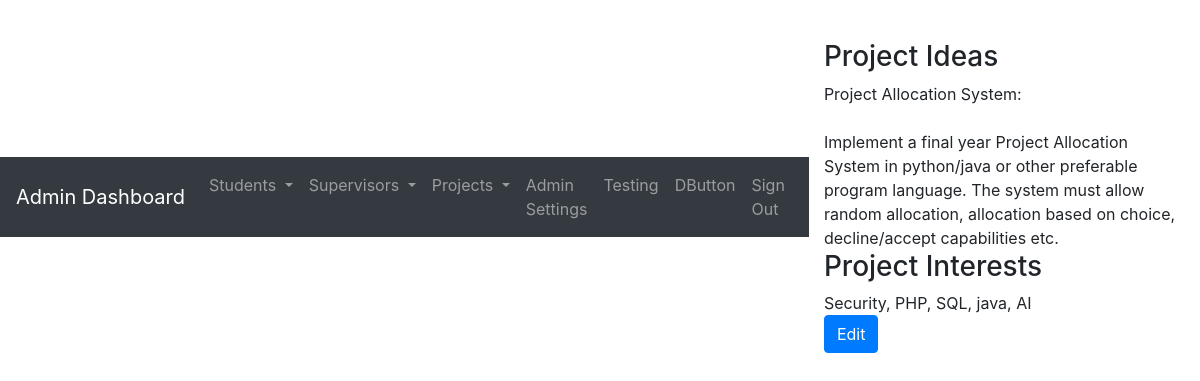
Before: /adminDashboard/projectIdeas.php (signed in) with the older database file.
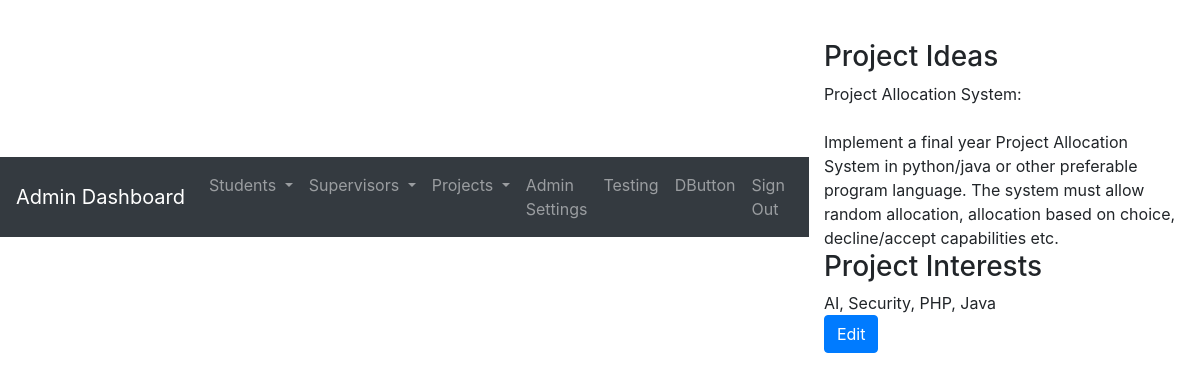
After: the same page with the newer database file.
### tables this page shows
CREATE TABLE `supervisors` (
  `Id` int(11) NOT NULL,
  `FirstName` varchar(20) NOT NULL,
  `LastName` varchar(20) NOT NULL,
  `SupervisorId` int(11) NOT NULL,
  `ProjectIdeas` text,
  `ProjectInterests` text,
  `CurrentAllocation` int(11) NOT NULL DEFAULT '0',
  `MaxAllocation` int(11) NOT NULL
);

### resources/session.php (called while the page is built, shortened)
<?php
   include('config.php');
   $user_check = $_SESSION['login_user'];
   $ses_sql = mysqli_query($db,"select * from users where UserName = '$user_check'");
   $row = mysqli_fetch_array($ses_sql,MYSQLI_ASSOC);
   if (empty($row['StudentId'])) {
      $id = $row['SupervisorId'];
   }else{
      $id = $row['StudentId'];
   }
?>

### shared/currentIdeas.php (the view, shortened to what this page needs)
<div class="container">
	<div class="row">
		<div class="col">
			<div class="h3">
				Project Ideas
			</div>
		</div>
	</div>
	<div class="row">
		<div id="ideas" class="col">
			<?php
			echo nl2br($projectIdeas);
			?>
		</div>
	</div>
	<div class="row">
		<div class="col">
			<div class="h3">
				Project Interests
			</div>
		</div>
	</div>
	<div class="row">
		<div id="echointerests" class="col">
			<?php
			echo $trim = trim($projectInterests);
			?>
		</div>
	</div>
	<div class="row">
		<div class="col">
			<button type='button' class='btn btn-primary' data-toggle='modal' data-target='#Editideas' onclick="editIdeas(); editInterests();">Edit</button>
		</div>
	</div>
</div>

Changed rows visible on the page:
changed supervisors: ProjectInterests "Security, PHP, SQL, java, AI" → "AI, Security, PHP, Java"
